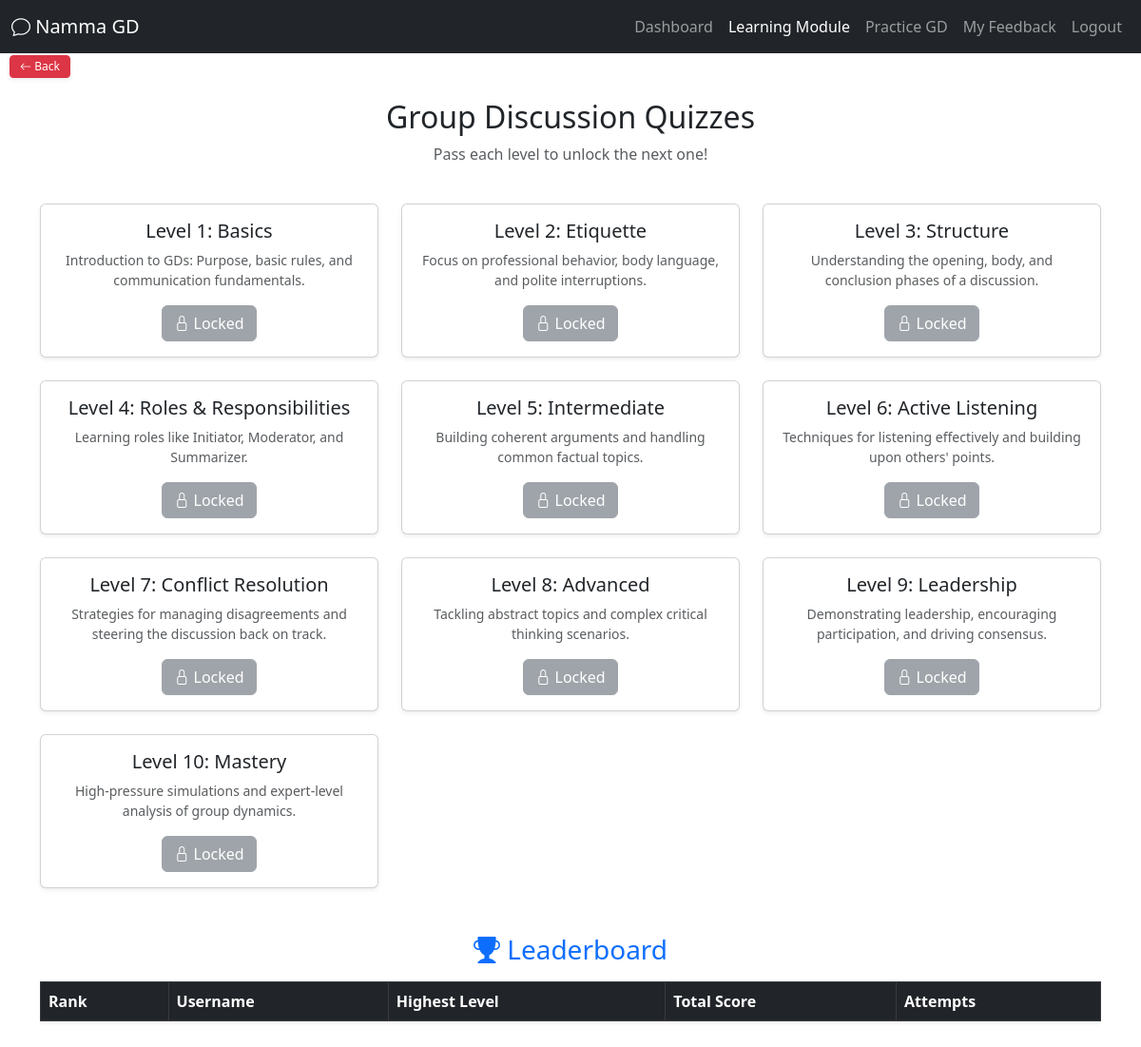
Page /quiz.php (signed in) on the committed database.
### tables this page shows
CREATE TABLE `quiz_levels` (
  `id` int(11) NOT NULL,
  `level_name` varchar(100) NOT NULL,
  `description` text DEFAULT NULL
);

### quiz.php (the view, shortened to what this page needs)
<?php
include "connection.php";
$user_id = $_SESSION['id'];
$levels_sql = "SELECT * FROM quiz_levels ORDER BY id ASC";
$levels_res = mysqli_query($conn, $levels_sql);
?>
<!DOCTYPE html>
<html>
<head>
    <link href="https://cdn.jsdelivr.net/npm/bootstrap@5.3.0/dist/css/bootstrap.min.css" rel="stylesheet">
    <link rel="stylesheet" href="https://cdn.jsdelivr.net/npm/bootstrap-icons@1.10.2/font/bootstrap-icons.css">
</head>
<body>
<nav class="navbar navbar-expand-lg navbar-dark bg-dark">
    <div class="container-fluid position-relative">
        <a class="navbar-brand" href="dashboard.php"><i class="bi bi-chat"></i> Namma GD</a>
        <a href="learning.php" class="btn btn-danger btn-sm shadow-sm"
           style="position: absolute; top: 50px; left: 10px; z-index: 1050; font-size: 0.75rem; padding: 2px 10px;">
            <i class="bi bi-arrow-left"></i> Back
        </a>
        <div class="collapse navbar-collapse" id="navbarNav">
            <ul class="navbar-nav ms-auto">
                <li class="nav-item"><a class="nav-link" href="dashboard.php">Dashboard</a></li>
                <li class="nav-item"><a class="nav-link active" href="learning.php">Learning Module</a></li>
                <li class="nav-item"><a class="nav-link" href="practice.php">Practice GD</a></li>
                <li class="nav-item"><a class="nav-link" href="feedback.php">My Feedback</a></li>
                <li class="nav-item"><a class="nav-link" href="logout.php">Logout</a></li>
            </ul>
        </div>
    </div>
</nav>
<div class="container my-5">
    <h2 class="text-center">Group Discussion Quizzes</h2>
    <p class="text-center text-muted">Pass each level to unlock the next one!</p>
    <div class="row g-4 mb-5 mt-3">
        <?php while ($level = mysqli_fetch_assoc($levels_res)) {
            $progress_sql = "SELECT * FROM quiz_progress WHERE user_id=$user_id AND level_id={$level['id']}";
            $progress_res = mysqli_query($conn, $progress_sql);
            $progress = mysqli_fetch_assoc($progress_res);
            $status = $progress['status'] ?? 'locked';
            $score = $progress['score'] ?? null;
        ?>
        <div class="col-md-4">
            <div class="card shadow-sm h-100">
                <div class="card-body text-center">
                    <h5 class="card-title"><?php echo $level['level_name']; ?></h5>
                    <p class="card-text small text-muted"><?php echo $level['description']; ?></p>
                    <?php if ($status == 'locked') { ?>
                        <button class="btn btn-secondary" disabled><i class="bi bi-lock"></i> Locked</button>
                    <?php } elseif ($status == 'completed') { ?>
                        <p class="text-success fw-bold">Score: <?php echo $score; ?>/10</p>
                        <a href="take_quiz.php?level=<?php echo $level['id']; ?>" class="btn btn-warning btn-sm">Retake</a>
                    <?php } else { ?>
                        <a href="take_quiz.php?level=<?php echo $level['id']; ?>" class="btn btn-primary">Start Quiz</a>
                    <?php } ?>
                </div>
            </div>
        </div>
        <?php } ?>
    </div>
    <h3 class="text-center mb-3 text-primary"><i class="bi bi-trophy-fill"></i> Leaderboard</h3>
    <div class="table-responsive">
        <table class="table table-striped table-bordered shadow-sm">
            <thead class="table-dark">
                <tr>
                    <th>Rank</th>
                    <th>Username</th>
                    <th>Highest Level</th>
                    <th>Total Score</th>
                    <th>Attempts</th>
                </tr>
            </thead>
        </table>
    </div>
</div>
</body>
</html>

### rows in the picture
quiz_levels: level_name "Level 1: Basics", description "Introduction to GDs: Purpose, basic rules, and communication fundamentals."
quiz_levels: level_name "Level 2: Etiquette", description "Focus on professional behavior, body language, and polite interruptions."
quiz_levels: level_name "Level 3: Structure", description "Understanding the opening, body, and conclusion phases of a discussion."
quiz_levels: level_name "Level 4: Roles & Responsibilities", description "Learning roles like Initiator, Moderator, and Summarizer."
quiz_levels: level_name "Level 5: Intermediate", description "Building coherent arguments and handling common factual topics."
quiz_levels: level_name "Level 6: Active Listening", description "Techniques for listening effectively and building upon others' points."
quiz_levels: level_name "Level 7: Conflict Resolution", description "Strategies for managing disagreements and steering the discussion back on track."
quiz_levels: level_name "Level 8: Advanced", description "Tackling abstract topics and complex critical thinking scenarios."
quiz_levels: level_name "Level 9: Leadership", description "Demonstrating leadership, encouraging participation, and driving consensus."
quiz_levels: level_name "Level 10: Mastery", description "High-pressure simulations and expert-level analysis of group dynamics."
